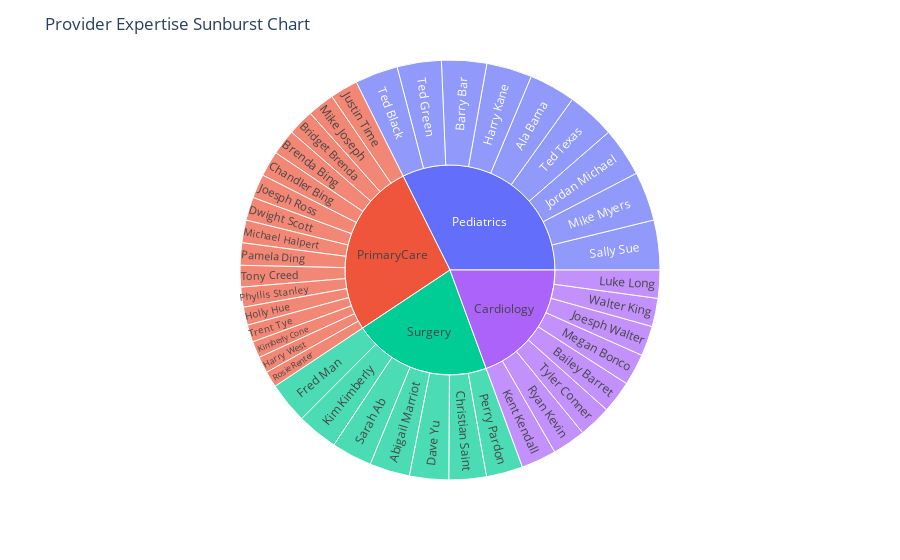

This figure's notebook cell:
### Markdown cell above
# 52.Using Sunburst chart display the providers name by thier provider speciality, considering thier experience.

### Code cell
# Calculate the expertise by subtracting ProviderDateOnStaff from the current date
current_date = pd.to_datetime('2023-08-13')
providers['ProviderDateOnStaff'] = pd.to_datetime(providers['ProviderDateOnStaff'])
providers['Expertise'] = (current_date - providers['ProviderDateOnStaff']).dt.days

grouped = providers.groupby(['ProviderSpecialty', 'ProviderName'])['Expertise'].sum().reset_index()

fig = px.sunburst(grouped, path=['ProviderSpecialty', 'ProviderName'], values='Expertise')

fig.update_layout(title="Provider Expertise Sunburst Chart")
fig.show()

### Figure 1 — Plotly figure (JSON) as saved in the notebook; plotly's stock layout.template omitted (floating-point values rounded to 4 significant figures)
{"data": [{"branchvalues": "total", "domain": {"x": [0, 1], "y": [0, 1]}, "hovertemplate": "labels=%{label}<br>Expertise=%{value}<br>parent=%{parent}<br>id=%{id}<extra></extra>", "ids": ["Surgery/Abigail Marriot", "Pediatrics/Ala Bama", "Cardiology/Bailey Barret", "Pediatrics/Barry Bar", "PrimaryCare/Brenda Bing", "PrimaryCare/Bridget Brenda", "PrimaryCare/Chandler Bing", "Surgery/Christian Saint", "Surgery/Dave Yu", "PrimaryCare/Dwight Scott", "Surgery/Fred Man", "Pediatrics/Harry Kane", "PrimaryCare/Harry West", "PrimaryCare/Holly Hue", "PrimaryCare/Joesph Ross", "Cardiology/Joesph Walter", "Pediatrics/Jordan Michael", "PrimaryCare/Justin Time", "Cardiology/Kent Kendall", "Surgery/Kim Kimberly", "PrimaryCare/Kimberly Cone", "Cardiology/Luke Long", "Cardiology/Megan Bonco", "PrimaryCare/Michael Halpert", "PrimaryCare/Mike Joseph", "Pediatrics/Mike Myers", "PrimaryCare/Pamela Ding", "Surgery/Perry Pardon", "PrimaryCare/Phyllis Stanley", "PrimaryCare/Rosie Renter", "Cardiology/Ryan Kevin", "Pediatrics/Sally Sue", "Surgery/Sarah Ab", "Pediatrics/Ted Black", "Pediatrics/Ted Green", "Pediatrics/Ted Texas", "PrimaryCare/Tony Creed", "PrimaryCare/Trent Tye", "Cardiology/Tyler Conner", "Cardiology/Walter King", "Cardiology", "Pediatrics", "PrimaryCare", "Surgery"], "labels": ["Abigail Marriot", "Ala Bama", "Bailey Barret", "Barry Bar", "Brenda Bing", "Bridget Brenda", "Chandler Bing", "Christian Saint", "Dave Yu", "Dwight Scott", "Fred Man", "Harry Kane", "Harry West", "Holly Hue", "Joesph Ross", "Joesph Walter", "Jordan Michael", "Justin Time", "Kent Kendall", "Kim Kimberly", "Kimberly Cone", "Luke Long", "Megan Bonco", "Michael Halpert", "Mike Joseph", "Mike Myers", "Pamela Ding", "Perry Pardon", "Phyllis Stanley", "Rosie Renter", "Ryan Kevin", "Sally Sue", "Sarah Ab", "Ted Black", "Ted Green", "Ted Texas", "Tony Creed", "Trent Tye", "Tyler Conner", "Walter King", "Cardiology", "Pediatrics", "PrimaryCare", "Surgery"], "name": "", "parents": ["Surgery", "Pediatrics", "Cardiology", "Pediatrics", "PrimaryCare", "PrimaryCare", "PrimaryCare", "Surgery", "Surgery", "PrimaryCare", "Surgery", "Pediatrics", "PrimaryCare", "PrimaryCare", "PrimaryCare", "Cardiology", "Pediatrics", "PrimaryCare", "Cardiology", "Surgery", "PrimaryCare", "Cardiology", "Cardiology", "PrimaryCare", "PrimaryCare", "Pediatrics", "PrimaryCare", "Surgery", "PrimaryCare", "PrimaryCare", "Cardiology", "Pediatrics", "Surgery", "Pediatrics", "Pediatrics", "Pediatrics", "PrimaryCare", "PrimaryCare", "Cardiology", "Cardiology", "", "", "", ""], "type": "sunburst", "values": [9043, 10441, 7297, 10126, 5746, 5887, 5727, 8385, 8813, 5229, 9279, 10249, 3681, 4066, 5390, 6763, 11006, 6261, 7903, 9225, 3733, 6315, 7116, 5092, 6070, 11059, 5021, 8215, 4482, 3622, 7515, 11181, 9125, 9669, 9935, 10824, 4854, 3864, 7339, 6362, 56610, 94490, 78725, 62085]}], "layout": {"autosize": true, "legend": {"tracegroupgap": 0}, "margin": {"t": 60}, "title": {"text": "Provider Expertise Sunburst Chart"}}}
